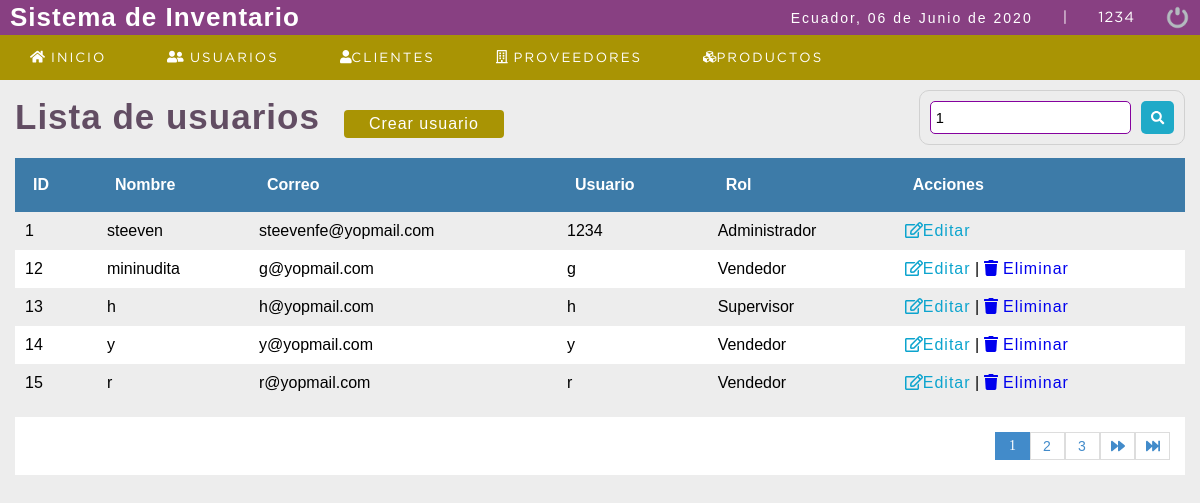
Screenshot of /bazartesis/sistema/buscar_usuario.php?busqueda=1 (signed in) with the database file from the repository.
### tables this page shows
CREATE TABLE `usuario` (
  `idusuario` int(11) NOT NULL,
  `nombre` varchar(50) DEFAULT NULL,
  `correo` varchar(100) DEFAULT NULL,
  `usuario` varchar(15) DEFAULT NULL,
  `clave` varchar(100) DEFAULT NULL,
  `rol` int(11) DEFAULT NULL,
  `estatus` int(11) NOT NULL DEFAULT 1,
  `foto` text DEFAULT NULL
);

CREATE TABLE `rol` (
  `idrol` int(11) NOT NULL,
  `rol` varchar(20) DEFAULT NULL
);

### bazartesis/sistema/buscar_usuario.php (the view, shortened to what this page needs)
<?php
	include "../conexion.php";
 ?>
<!DOCTYPE html>
<html lang="en">
<head>
	<?php include "includes/scripts.php"; ?>
</head>
<body>
	<?php include "includes/header.php"; ?>
	<section id="container">
		<?php
			$busqueda = strtolower($_REQUEST['busqueda']);
		 ?>
		<h1>Lista de usuarios</h1>
		<a href="registro_usuario.php" class="btn_new">Crear usuario</a>
		<form action="buscar_usuario.php" method="get" class="form_search">
			<input type="text" name="busqueda" id="busqueda" placeholder="Buscar" value="<?php echo $busqueda; ?>">
			<button type="submit" class="btn_search"><i class="fas fa-search"></i></button>
		</form>
		<table>
			<tr>
				<th>ID</th>
				<th>Nombre</th>
				<th>Correo</th>
				<th>Usuario</th>
				<th>Rol</th>
				<th>Acciones</th>
			</tr>
		<?php
			$rol = '';
			$sql_registe = mysqli_query($conection,"SELECT COUNT(*) as total_registro FROM usuario
																WHERE ( idusuario LIKE '%$busqueda%' OR
																		nombre LIKE '%$busqueda%' OR
																		correo LIKE '%$busqueda%' OR
																		usuario LIKE '%$busqueda%'
																		$rol  )
																AND estatus = 1  ");
			$result_register = mysqli_fetch_array($sql_registe);
			$total_registro = $result_register['total_registro'];
			$por_pagina = 5;
			if(empty($_GET['pagina']))
			{
				$pagina = 1;
			}else{
				$pagina = $_GET['pagina'];
			}
			$desde = ($pagina-1) * $por_pagina;
			$total_paginas = ceil($total_registro / $por_pagina);
			$query = mysqli_query($conection,"SELECT u.idusuario, u.nombre, u.correo, u.usuario, r.rol FROM usuario u INNER JOIN rol r ON u.rol = r.idrol
										WHERE
										( u.idusuario LIKE '%$busqueda%' OR
											u.nombre LIKE '%$busqueda%' OR
											u.correo LIKE '%$busqueda%' OR
											u.usuario LIKE '%$busqueda%' OR
											r.rol    LIKE  '%$busqueda%' )
										AND
										estatus = 1 ORDER BY u.idusuario ASC LIMIT $desde,$por_pagina
				");
			$result = mysqli_num_rows($query);
			if($result > 0){
				while ($data = mysqli_fetch_array($query)) {
			?>
				<tr>
					<td><?php echo $data["idusuario"]; ?></td>
					<td><?php echo $data["nombre"]; ?></td>
					<td><?php echo $data["correo"]; ?></td>
					<td><?php echo $data["usuario"]; ?></td>
					<td><?php echo $data['rol'] ?></td>
					<td>
						<a class="link_edit" href="editar_usuario.php?id=<?php echo $data["idusuario"]; ?>"><i class="far fa-edit"></i>Editar</a>
					<?php if($data["idusuario"] != 1){ ?>
						|
						<a class="link_delete" href="eliminar_confirmar_usuario.php?id=<?php echo $data["idusuario"]; ?>"><i class="fas fa-trash"></i> Eliminar</a>
					<?php } ?>
					</td>
				</tr>
		<?php
				}
			}
		 ?>
		</table>
<?php
	if($total_registro != 0)
	{
 ?>
				<div class="paginador">
			<ul>
				<?php
				for ($i=1; $i <= $total_paginas; $i++) {
				if ($i == $pagina) {
				 	echo '<li class="PageSelected">'.$i.'</li>';
				 }else{
				 	echo '<li><a href="?pagina='.$i.'&busqueda='.$busqueda.'" >'.$i.'</a></li>';
				 }
				}
				if ($pagina != $total_paginas) {
				?>
				<li><a href="?pagina=<?php echo $pagina+1; ?>&busqueda=<?php echo $busqueda; ?>"><i class="fas fa-forward"></i></a></li>
				<li><a href="?pagina=<?php echo $total_paginas; ?>&busqueda=<?php echo $busqueda; ?>"><i class="fas fa-fast-forward"></i></a></li>
				<?php }?>
			</ul>
		</div>
<?php } ?>
	</section>
</body>
</html>

### bazartesis/sistema/css/style.css (style rules this page uses)
* { margin: 0; padding: 0; box-sizing: border-box; }
body { background: #ededed; }
h1, h2, h3, h4, h5, h6 { font-family: 'arial'; font-weight: bold; letter-spacing: 1px; }
h1 { font-size: 26px; }
a { text-decoration: none; font-family: arial; letter-spacing: 1px; }
#container { padding: 90px 15px 15px; }
form { background: #FFF; margin: auto; padding: 20px 50px; border: 1px solid #d1d1d1; }
input,select { display: block; width: 100%; font-size: 11pt; padding: 5px; border: 1px solid #85029e; border-radius: 5px; }
#container h1 { font-size: 35px; display: inline-block; color: #624d63; }
.btn_new { display: inline-block; background: #a99404; color: #FFF; padding: 5px 25px; border-radius: 4px; margin: 20px; }
table { border-collapse: collapse; font-size: 12pt; font-family: 'arial'; width: 100%; }
table th { text-align: left; padding: 18px; background: #3d7ba8; color:#FFF; }
table tr:nth-child(odd) { background: #FFF; }
table td { padding: 10px; }
.link_edit { color:#0ca4ce; }
.paginador ul { padding: 15px; list-style: none; background: #FFF; margin-top: 15px; display: -webkit-flex; display: -moz-flex; display: -ms-flex; display: -o-flex; display: flex; justify-content: flex-end; }
.paginador a, .PageSelected { color: #428bca; border: 1px solid #ddd; padding: 5px; display: inline-block; font-size: 14px; text-align: center; width: 35px; }
.PageSelected { color: #FFF; background: #428bca; border: 1px solid #428bca; }
.form_search { display: -webkit-flex; display: -moz-flex; display: -ms-flex; display: -o-flex; display: flex; float: right; background: initial; padding: 10px; border-radius: 10px; }
.form_search .btn_search { background: #1faac8; color: #FFF; padding: 10px; border: 0; cursor: pointer; margin-left: 10px; display: flex; border-radius: 5px; }

### rows the page displays
usuario: idusuario "1", nombre "steeven", correo "steevenfe@yopmail.com", usuario "1234", rol.rol "Administrador"
usuario: idusuario "12", nombre "mininudita", correo "g@yopmail.com", usuario "g", rol.rol "Vendedor"
usuario: idusuario "13", nombre "h", correo "h@yopmail.com", usuario "h", rol.rol "Supervisor"
usuario: idusuario "14", nombre "y", correo "y@yopmail.com", usuario "y", rol.rol "Vendedor"
usuario: idusuario "15", nombre "r", correo "r@yopmail.com", usuario "r", rol.rol "Vendedor"

### other values shown
fechaC() "06 de Junio de 2020"
$_SESSION['user'] "1234"
